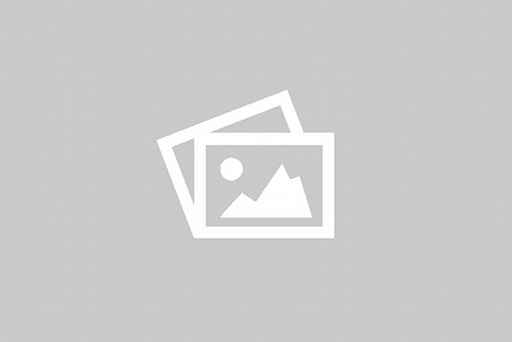
#> input picture dummy_image.png, 512 x 342 px
$ python -i preprocess.py   (imports and definitions only)
#> lines starting #> are read from the running program, lines starting #| are printed output that depends on the picture; after the words box and inside, x2 and y2 are one past the last pixel; in counts of white or black regions, pixels touching at a corner belong together
import cv2
import numpy as np
import os
from PIL import Image

#this method runs for a single image
def preprocessing(path_to_image):
#> called with path_to_image = 'dummy_image.png'
	img = cv2.imread(path_to_image)
#> img is the input picture: shape (342, 512, 3); min 183, max 255, mean 204.5
	#resize all the images to a fixed size (width=950, height=1000)
	#resize if image is larger than fixed size
	#give a background if its smaller than fixed size
	height = np.size(img, 0)
#> height = 342
	width = np.size(img, 1)
#> width = 512
	if(height<1000 and width<950):
		#give a black background
		#create black image
		height = 1000
		width = 950
		black_image = np.zeros((height,width,3), np.uint8)
		black_image[:, 0:width] = (0,0,0)
		x_offset = int((width - img.shape[1])/2)
#> x_offset = 219
		y_offset = int((height - img.shape[0])/2)
#> y_offset = 329
		black_image[y_offset:y_offset+img.shape[0], x_offset:x_offset+img.shape[1]] = img
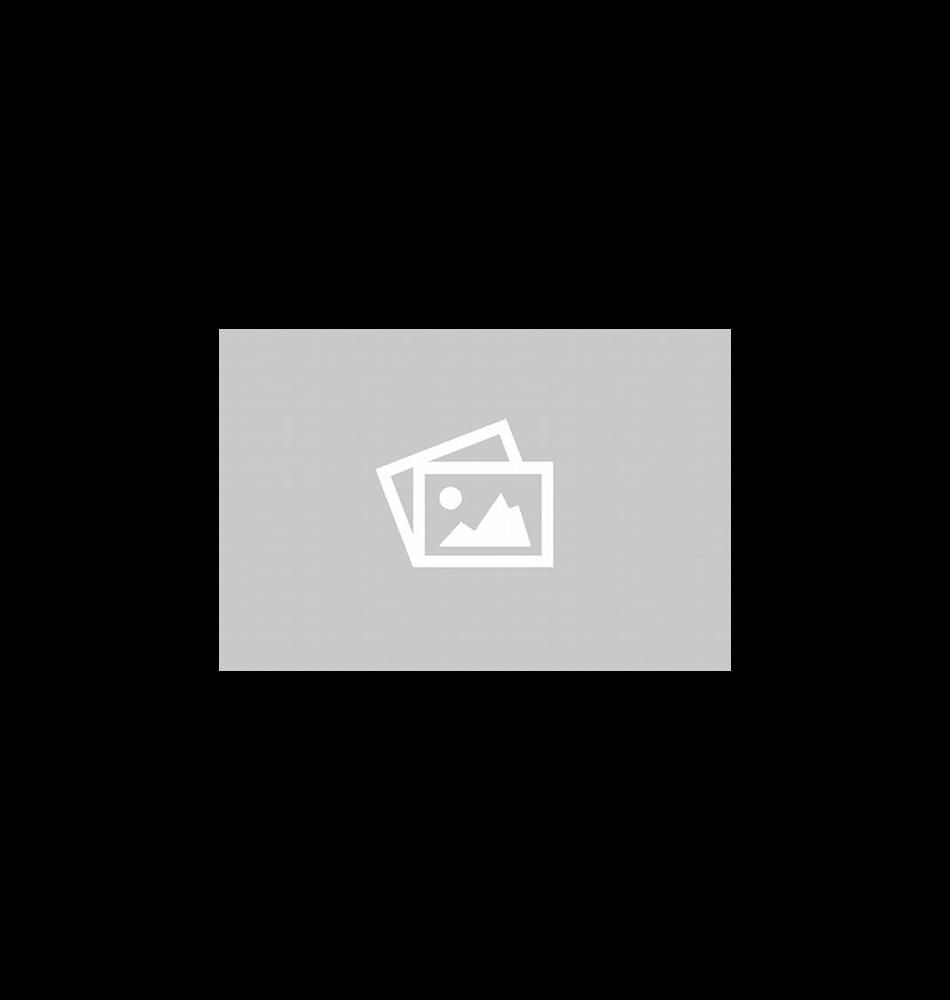
#> black_image: shape (1000, 950, 3); min 0, max 255, mean 37.7
		img=black_image
		# cv2.imshow('with background',img)
		# cv2.waitKey(0)
	else:
		#resize the image
		img = cv2.resize(img, (950, 1000))

	#grayscale
	img_gray = cv2.cvtColor(img, cv2.COLOR_BGR2GRAY)
	#dilation
	#kernel for dialation
	kernel = np.ones((2,2), np.uint8)
	img_dilation = cv2.dilate(img_gray, kernel, iterations=1)
	#thresholding
	ret, thresh = cv2.threshold(img_dilation, 120, 255, cv2.THRESH_BINARY)
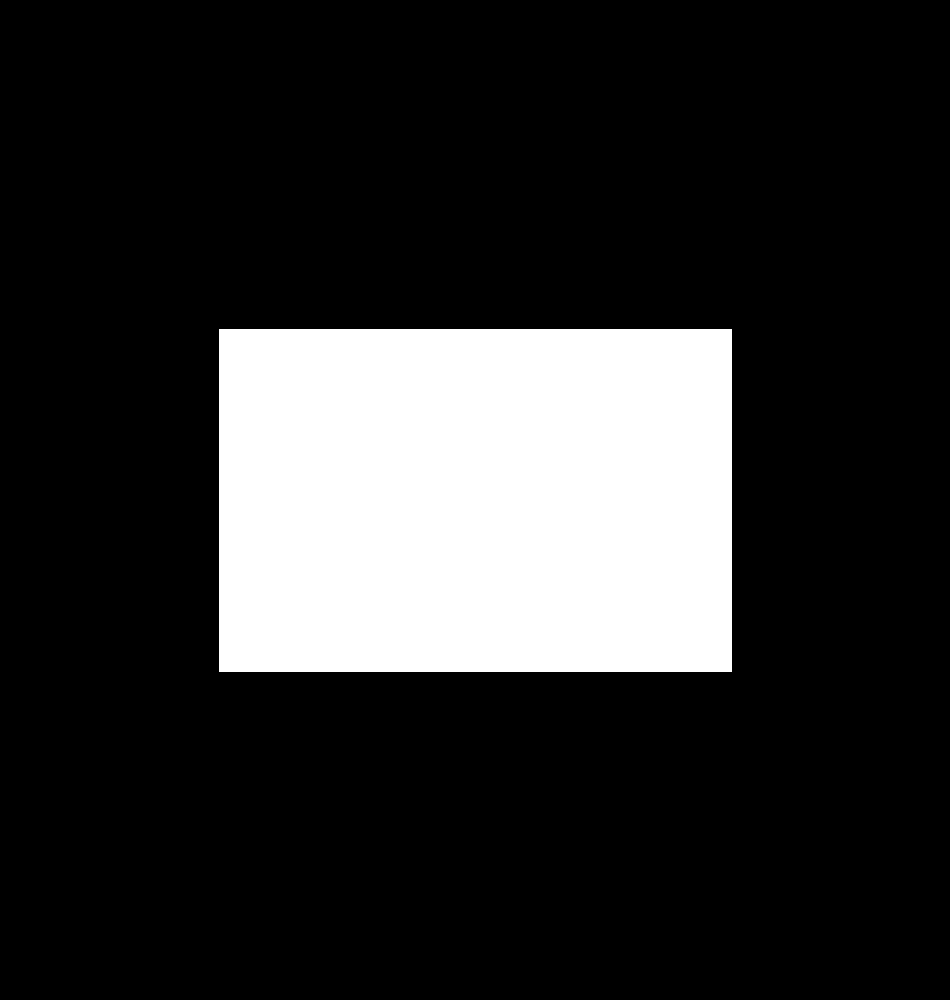
#> thresh: shape (1000, 950); 18.5% white; 1 white region, box (x1, y1, x2, y2) and area: (219, 329, 732, 672) 175959
	#canny edge detection
	edges = cv2.Canny(img_dilation,100,101)
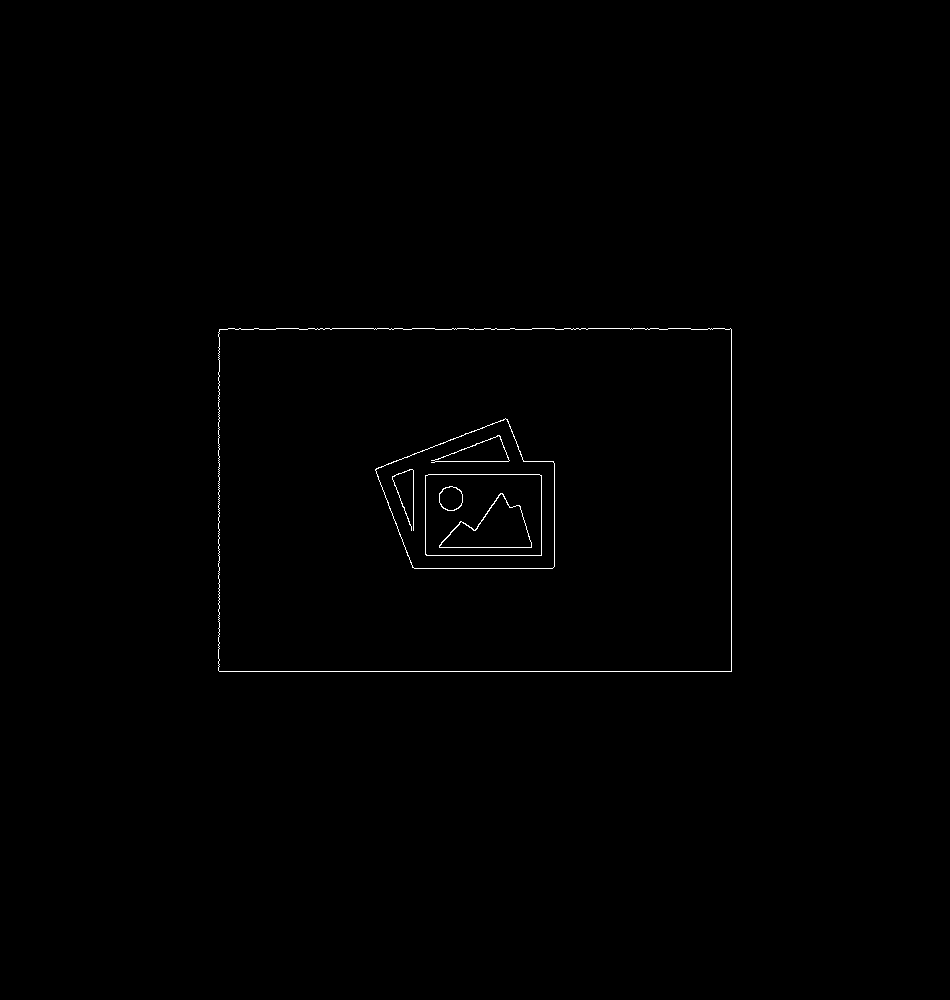
#> edges: shape (1000, 950); 0.36% white in thin lines or dots, all inside (x1, y1, x2, y2) = (218, 328, 732, 672)

	#create a temporary processed file
	#give a path (preferably in the same directory) for storing the temp file.
	#this is the file generated after preprocessing and is deleted automatically
	#after detectoin of objects from it.
	path='PATH_TO_SAVE_TEMP_IMAGE/temp.jpg'
	cv2.imwrite(path,edges)
	return path

>>> result = preprocessing('dummy_image.png')
